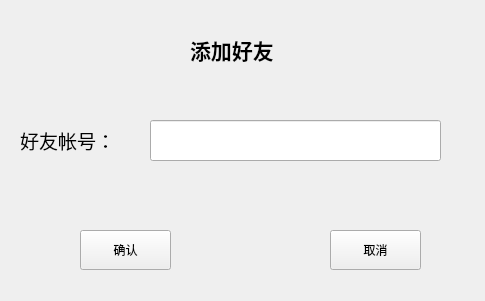
<?xml version="1.0" encoding="UTF-8"?>
<ui version="4.0">
 <class>Addfriend</class>
 <widget class="QWidget" name="Addfriend">
  <property name="geometry">
   <rect>
    <x>0</x>
    <y>0</y>
    <width>485</width>
    <height>301</height>
   </rect>
  </property>
  <property name="windowTitle">
   <string>Form</string>
  </property>
  <widget class="QPushButton" name="pushButton">
   <property name="geometry">
    <rect>
     <x>80</x>
     <y>230</y>
     <width>91</width>
     <height>40</height>
    </rect>
   </property>
   <property name="minimumSize">
    <size>
     <width>0</width>
     <height>40</height>
    </size>
   </property>
   <property name="text">
    <string>确认</string>
   </property>
  </widget>
  <widget class="QPushButton" name="cancelButton">
   <property name="geometry">
    <rect>
     <x>330</x>
     <y>230</y>
     <width>91</width>
     <height>40</height>
    </rect>
   </property>
   <property name="minimumSize">
    <size>
     <width>0</width>
     <height>40</height>
    </size>
   </property>
   <property name="text">
    <string>取消</string>
   </property>
  </widget>
  <widget class="QLineEdit" name="friendEdit">
   <property name="geometry">
    <rect>
     <x>150</x>
     <y>120</y>
     <width>291</width>
     <height>41</height>
    </rect>
   </property>
   <property name="text">
    <string/>
   </property>
  </widget>
  <widget class="QLabel" name="label">
   <property name="geometry">
    <rect>
     <x>20</x>
     <y>120</y>
     <width>131</width>
     <height>41</height>
    </rect>
   </property>
   <property name="text">
    <string>&lt;html&gt;&lt;head/&gt;&lt;body&gt;&lt;p&gt;&lt;span style=&quot; font-size:14pt;&quot;&gt;好友帐号：&lt;/span&gt;&lt;/p&gt;&lt;/body&gt;&lt;/html&gt;</string>
   </property>
  </widget>
  <widget class="QLabel" name="label_2">
   <property name="geometry">
    <rect>
     <x>190</x>
     <y>30</y>
     <width>221</width>
     <height>41</height>
    </rect>
   </property>
   <property name="text">
    <string>&lt;html&gt;&lt;head/&gt;&lt;body&gt;&lt;p&gt;&lt;span style=&quot; font-size:16pt; font-weight:700;&quot;&gt;添加好友&lt;/span&gt;&lt;/p&gt;&lt;/body&gt;&lt;/html&gt;</string>
   </property>
  </widget>
 </widget>
 <resources/>
 <connections/>
</ui>
